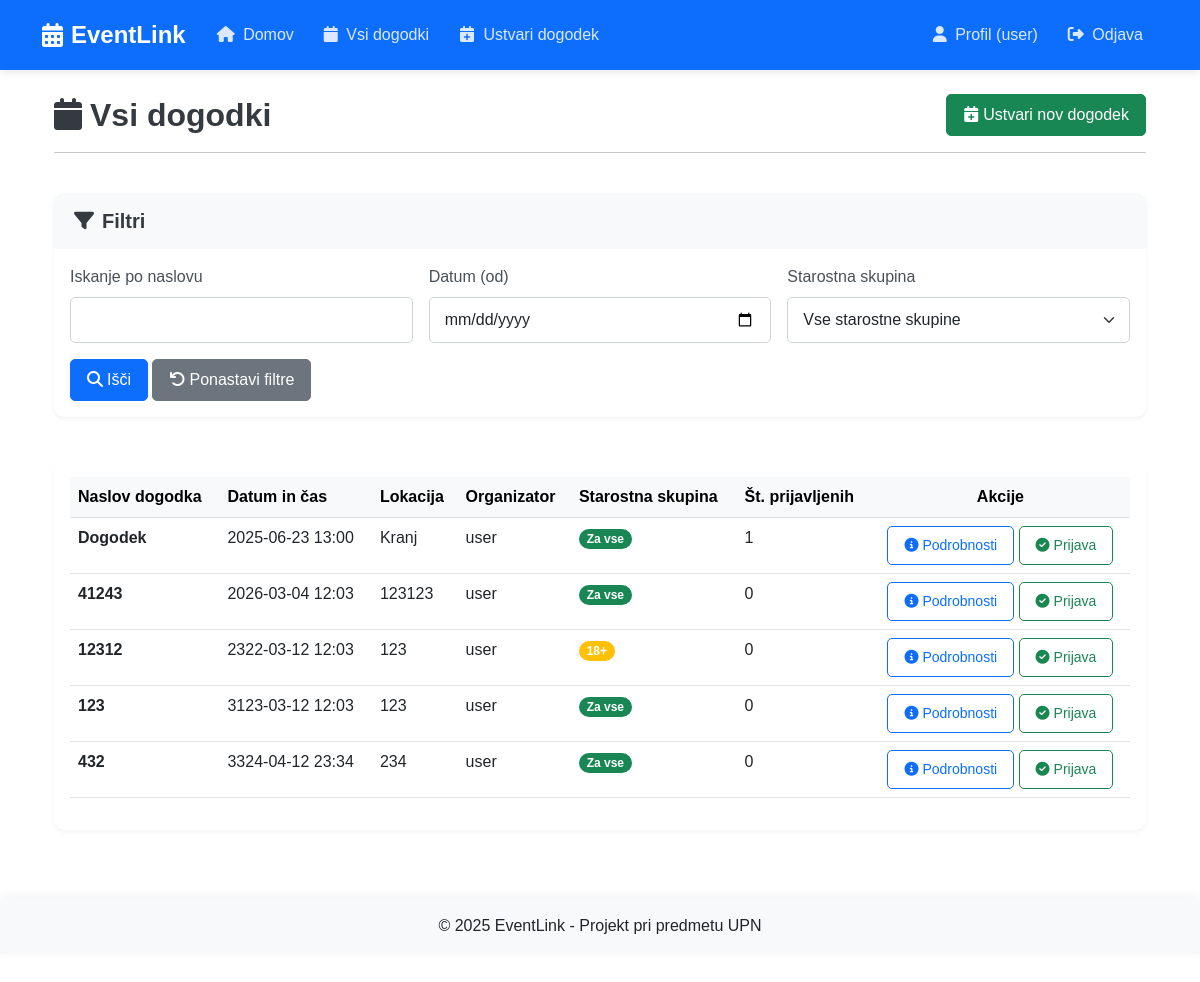
The page /all_events (signed in) on the database its author committed.
### tables this page shows
CREATE TABLE users (
    id INTEGER PRIMARY KEY AUTOINCREMENT,
    username TEXT NOT NULL,
    email TEXT UNIQUE NOT NULL,
    password TEXT NOT NULL,
    gender TEXT NOT NULL,
    religion TEXT NOT NULL,
    race TEXT NOT NULL,
    date_of_birth TEXT NOT NULL,
    created_at TEXT NOT NULL
);

CREATE TABLE events (
    id INTEGER PRIMARY KEY AUTOINCREMENT,
    title TEXT NOT NULL,
    description TEXT NOT NULL,
    date TEXT NOT NULL,
    location TEXT NOT NULL,
    organizer_id INTEGER NOT NULL,
    target_age_group TEXT DEFAULT 'all',
    created_at TEXT NOT NULL,
    FOREIGN KEY (organizer_id) REFERENCES users (id)
);

### app.py (the view)
@app.route('/all_events')
def all_events():
    search = request.args.get('search', '')
    date_filter = request.args.get('date_filter', '')
    age_group = request.args.get('age_group', '')
    db = get_db()
    query = '''
        SELECT e.*, u.username as organizer_name,
        (SELECT COUNT(*) FROM registrations WHERE event_id = e.id) as registration_count
        FROM events e
        JOIN users u ON e.organizer_id = u.id
        WHERE 1=1
    '''
    params = []
    if search:
        query += ' AND e.title LIKE ?'
        params.append(f'%{search}%')
    if date_filter:
        query += ' AND date(e.date) >= date(?)'
        params.append(date_filter)
    if age_group:
        query += ' AND e.target_age_group = ?'
        params.append(age_group)
    query += ' ORDER BY e.date'
    cursor = db.execute(query, params)
    events = [dict(event) for event in cursor.fetchall()]  # Convert Row objects to dictionaries
    user_id = session.get('user_id')
    if user_id:
        cursor = db.execute('SELECT event_id FROM registrations WHERE user_id = ?', (user_id,))
        registered_events = {row['event_id'] for row in cursor.fetchall()}
        for event in events:
            event['is_registered'] = event['id'] in registered_events
    return render_template('all_events.html', events=events)

### app.py (called while the page is built)
def get_db():
    db = getattr(g, '_database', None)
    if db is None:
        db = g._database = sqlite3.connect(DATABASE)
        db.row_factory = sqlite3.Row  # da lahko dostopamo do stolpcev po imenih
    return db

@app.teardown_appcontext
def close_connection(exception):
    db = getattr(g, '_database', None)
    if db is not None:
        db.close()

### templates/all_events.html (shortened to what this page needs)
{% extends 'base.html' %}
{% block content %}
<div class="container">
    <div class="row mb-4">
        <div class="col-12">
            <div class="d-flex justify-content-between align-items-center">
                <h2 class="mb-0"><i class="fas fa-calendar me-2"></i>Vsi dogodki</h2>
                {% if 'user_id' in session %}
                <a href="{{ url_for('create_event') }}" class="btn btn-success">
                    <i class="fas fa-calendar-plus me-1"></i>Ustvari nov dogodek
                </a>
                {% endif %}
            </div>
            <hr>
        </div>
    </div>
    <div class="row mb-4">
        <div class="col-12">
            <div class="card shadow-sm border-0">
                <div class="card-header bg-light">
                    <h5 class="mb-0"><i class="fas fa-filter me-2"></i>Filtri</h5>
                </div>
                <div class="card-body">
                    <form method="GET" action="{{ url_for('all_events') }}" class="row g-3">
                        <div class="col-md-4">
                            <label for="search" class="form-label">Iskanje po naslovu</label>
                            <input type="text" class="form-control" id="search" name="search" value="{{ request.args.get('search', '') }}">
                        </div>
                        <div class="col-md-4">
                            <label for="date_filter" class="form-label">Datum (od)</label>
                            <input type="date" class="form-control" id="date_filter" name="date_filter" value="{{ request.args.get('date_filter', '') }}">
                        </div>
                        <div class="col-md-4">
                            <label for="age_group" class="form-label">Starostna skupina</label>
                            <select class="form-select" id="age_group" name="age_group">
                                <option value="" {% if not request.args.get('age_group') %}selected{% endif %}>Vse starostne skupine</option>
                            </select>
                        </div>
                        <div class="col-12">
                            <button type="submit" class="btn btn-primary">
                                <i class="fas fa-search me-1"></i>Išči
                            </button>
                            <a href="{{ url_for('all_events') }}" class="btn btn-secondary">
                                <i class="fas fa-undo me-1"></i>Ponastavi filtre
                            </a>
                        </div>
                    </form>
                </div>
            </div>
        </div>
    </div>
    <div class="row">
        <div class="col-12">
            <div class="card shadow-sm border-0">
                <div class="card-body">
                    {% if events %}
                        <div class="table-responsive">
                            <table class="table table-hover">
                                <thead class="table-light">
                                    <tr>
                                        <th>Naslov dogodka</th>
                                        <th>Datum in čas</th>
                                        <th>Lokacija</th>
                                        <th>Organizator</th>
                                        <th>Starostna skupina</th>
                                        <th>Št. prijavljenih</th>
                                        <th class="text-center">Akcije</th>
                                    </tr>
                                </thead>
                                <tbody>
                                    {% for event in events %}
                                    <tr>
                                        <td><strong>{{ event['title'] }}</strong></td>
                                        <td>{{ event['date'] }}</td>
                                        <td>{{ event['location'] }}</td>
                                        <td>{{ event['organizer_name'] }}</td>
                                        <td>
                                            {% if event['target_age_group'] == 'all' %}
                                                <span class="badge bg-success rounded-pill">Za vse</span>
                                            {% elif event['target_age_group'] == 'adults' %}
                                                <span class="badge bg-warning rounded-pill">18+</span>
                                            {% elif event['target_age_group'] == 'minors' %}
                                                <span class="badge bg-info rounded-pill">Mladoletni</span>
                                            {% endif %}
                                        </td>
                                        <td>{{ event['registration_count'] }}</td>
                                        <td class="text-center">
                                            <a href="{{ url_for('event_detail', event_id=event['id']) }}" class="btn btn-outline-primary btn-sm">
                                                <i class="fas fa-info-circle me-1"></i>Podrobnosti
                                            </a>
                                            {% if 'user_id' in session %}
                                                {% if event['is_registered'] %}
                                                    <form action="{{ url_for('unregister_from_event', event_id=event['id']) }}" method="POST" class="d-inline">
                                                        <button type="submit" class="btn btn-outline-danger btn-sm">
                                                            <i class="fas fa-times-circle me-1"></i>Odjava
                                                        </button>
                                                    </form>
                                                {% else %}
                                                    <form action="{{ url_for('register_for_event', event_id=event['id']) }}" method="POST" class="d-inline">
                                                        <button type="submit" class="btn btn-outline-success btn-sm">
                                                            <i class="fas fa-check-circle me-1"></i>Prijava
                                                        </button>
                                                    </form>
                                                {% endif %}
                                            {% endif %}
                                        </td>
                                    </tr>
                                    {% endfor %}
                                </tbody>
                            </table>
                        </div>
                    {% else %}
                        <div class="alert alert-info">
                            <i class="fas fa-info-circle me-2"></i>Ni najdenih dogodkov, ki bi ustrezali izbranemu filtru.
                        </div>
                    {% endif %}
                </div>
            </div>
        </div>
    </div>
</div>
{% endblock %}

### templates/base.html (shortened to what this page needs)
<!DOCTYPE html>
<html lang="sl">
<head>
    <link href="https://cdn.jsdelivr.net/npm/bootstrap@5.3.0-alpha1/dist/css/bootstrap.min.css" rel="stylesheet">
    <link rel="stylesheet" href="https://cdnjs.cloudflare.com/ajax/libs/font-awesome/6.4.0/css/all.min.css">
    <link rel="stylesheet" href="https://cdnjs.cloudflare.com/ajax/libs/animate.css/4.1.1/animate.min.css">
    <link rel="stylesheet" href="{{ url_for('static', filename='css/style.css') }}">
</head>
<body>
    <nav class="navbar navbar-expand-lg navbar-dark bg-primary sticky-top">
        <div class="container">
            <a class="navbar-brand d-flex align-items-center" href="{{ url_for('home') }}">
                <i class="fas fa-calendar-alt me-2"></i>
                <span>EventLink</span>
            </a>
            <div class="collapse navbar-collapse" id="navbarNav">
                <ul class="navbar-nav me-auto">
                    <li class="nav-item">
                        <a class="nav-link" href="{{ url_for('home') }}">
                            <i class="fas fa-home me-1"></i> Domov
                        </a>
                    </li>
                    <li class="nav-item">
                        <a class="nav-link" href="{{ url_for('all_events') }}">
                            <i class="fas fa-calendar me-1"></i> Vsi dogodki
                        </a>
                    </li>
                    {% if 'user_id' in session %}
                    <li class="nav-item">
                        <a class="nav-link" href="{{ url_for('create_event') }}">
                            <i class="fas fa-calendar-plus me-1"></i> Ustvari dogodek
                        </a>
                    </li>
                    {% endif %}
                </ul>
                <ul class="navbar-nav ms-auto">
                    {% if 'user_id' in session %}
                        <li class="nav-item">
                            <a class="nav-link" href="{{ url_for('profile') }}">
                                <i class="fas fa-user me-1"></i> Profil ({{ session['username'] }})
                            </a>
                        </li>
                        <li class="nav-item">
                            <a class="nav-link" href="{{ url_for('logout') }}">
                                <i class="fas fa-sign-out-alt me-1"></i> Odjava
                            </a>
                        </li>
                    {% endif %}
                </ul>
            </div>
        </div>
    </nav>
    <div class="container mt-4">
        {% block content %}{% endblock %}
    </div>
    <footer class="mt-5 py-3 bg-light text-center">
        <div class="container">
            <p class="mb-0">&copy; 2025 EventLink - Projekt pri predmetu UPN</p>
        </div>
    </footer>
</body>
</html>

### static/css/style.css (style rules this page uses)
body { font-family: 'Arial', sans-serif; padding-bottom: 50px; transition: background-color 0.5s ease; }
.card { transition: transform 0.3s ease, box-shadow 0.3s ease; border-radius: 10px; box-shadow: 0 4px 6px rgba(0, 0, 0, 0.1); overflow: hidden; border: none; margin-bottom: 20px; }
.card-header { border-bottom: none; padding: 1rem 1.25rem; }
.btn { border-radius: 5px; transition: all 0.3s ease; padding: 8px 16px; font-weight: 500; }
.btn-primary { background-color: #0d6efd; border-color: #0d6efd; }
.btn-success { background-color: #198754; border-color: #198754; }
.navbar { box-shadow: 0 2px 10px rgba(0, 0, 0, 0.1); padding: 12px 0; }
.navbar-brand { font-weight: 700; font-size: 1.5rem; }
.navbar-dark .navbar-nav .nav-link { color: rgba(255, 255, 255, 0.85); padding: 8px 15px; font-weight: 500; transition: all 0.3s ease; }
footer { position: relative; margin-top: 3rem; width: 100%; box-shadow: 0 -2px 10px rgba(0, 0, 0, 0.05); }
.form-control, .form-select { border-radius: 5px; padding: 10px 15px; border: 1px solid #ced4da; transition: all 0.3s ease; }
.form-label { font-weight: 500; margin-bottom: 0.5rem; color: #495057; }
h1, h2, h3, h4, h5, h6 { margin-bottom: 1.5rem; color: #343a40; font-weight: 700; }
.shadow-sm { box-shadow: 0 2px 4px rgba(0, 0, 0, 0.05) !important; }

### rows shown on the page
users: username "user"
events: title "Dogodek", date "2025-06-23 13:00", location "Kranj", organizer_name "user", target_age_group "Za vse", registration_count "1"
events: title "41243", date "2026-03-04 12:03", location "123123", organizer_name "user", target_age_group "Za vse", registration_count "0"
events: title "12312", date "2322-03-12 12:03", location "123", organizer_name "user", target_age_group "18+", registration_count "0"
events: title "123", date "3123-03-12 12:03", location "123", organizer_name "user", target_age_group "Za vse", registration_count "0"
events: title "432", date "3324-04-12 23:34", location "234", organizer_name "user", target_age_group "Za vse", registration_count "0"
